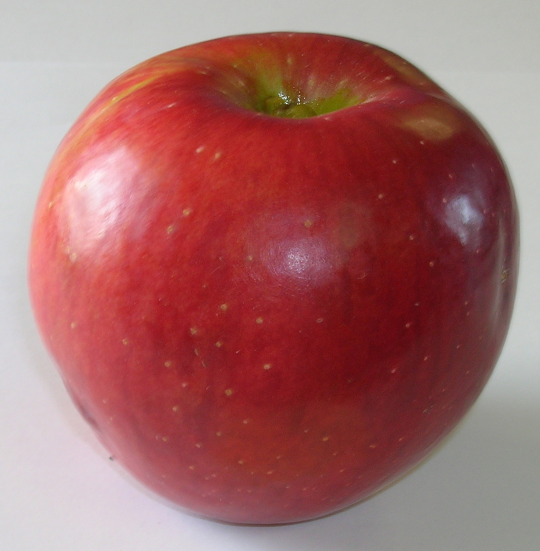
#> input picture tutors/images/apple.jpg, 1080 x 1102 px, found by its file name (shown at 1/2 size)
$ jupyter execute edges_5.ipynb
#> lines starting #> are read from the running program, lines starting #| are printed output that depends on the picture
[cell 1]
import os

import numpy as np
import cv2
import matplotlib.pyplot as plt

[cell 2]
apple = cv2.imread(os.path.join('images','apple.jpg'))
#> apple is the input picture: shape (1102, 1080, 3); mean B, G, R 105, 105.3, 163.8
orange = cv2.imread(os.path.join('images', 'orange.jfif'))
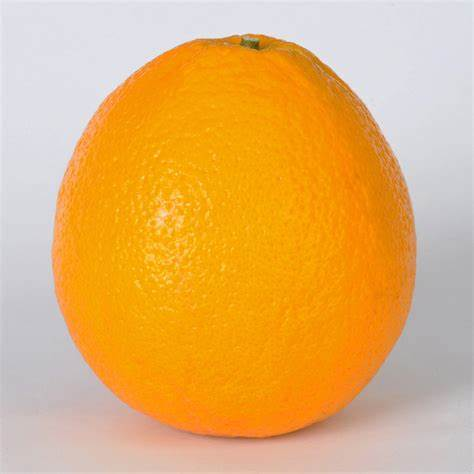
#> input picture tutors/images/orange.jfif, 474 x 474 px, found by its file name
#> orange is the input picture: shape (474, 474, 3); mean B, G, R 105, 176.8, 227.7
apple = cv2.cvtColor(apple, cv2.COLOR_BGR2RGB)
orange = cv2.cvtColor(orange, cv2.COLOR_BGR2RGB)

apple = cv2.resize(apple, (475, 475))
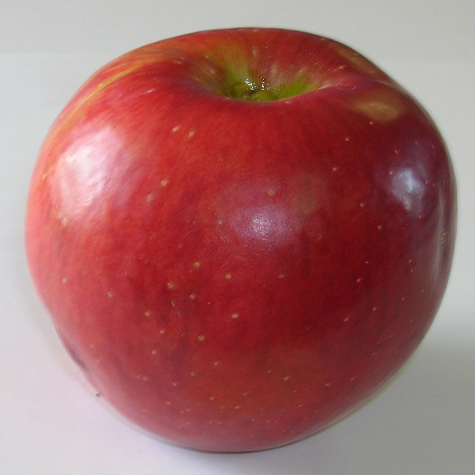
#> apple: shape (475, 475, 3); mean R, G, B 163.7, 105.2, 104.9
orange = cv2.resize(orange, (475, 475))
#> orange: shape (475, 475, 3)

[cell 3]
res = np.hstack([apple[:, :255], orange[:, 255:]])
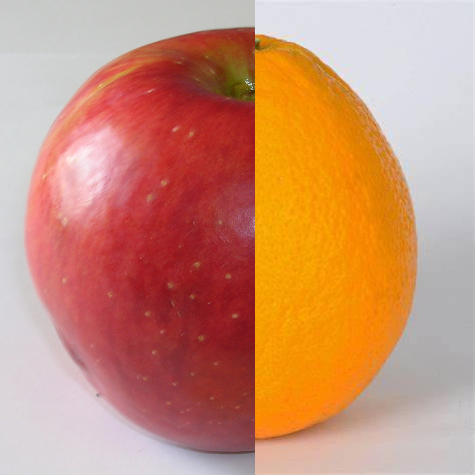
#> res: shape (475, 475, 3); mean R, G, B 203.7, 144.2, 115.1

apple_copy = apple.copy()
gp_apple = [apple_copy]

for i in range(6):
    apple_copy = cv2.pyrDown(apple_copy)
    gp_apple.append(apple_copy)
#> after the loop, gp_apple = 7 items

orange_copy = orange.copy()
gp_orange = [orange_copy]

for i in range(6):
    orange_copy = cv2.pyrDown(orange_copy)
    gp_orange.append(orange_copy)
#> this loop made 6 passes
#> pass 3, `orange_copy = cv2.pyrDown(orange_copy)`:
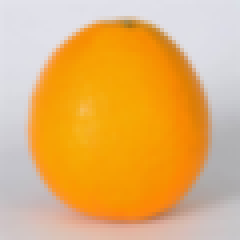
#> orange_copy: shape (60, 60, 3) (shown 4 times larger); mean R, G, B 227.3, 177.4, 107.1
#> after the loop, gp_orange = 7 items


apple_copy = gp_apple[5]
lp_apple = [apple_copy]

for i in range(5, 0, -1):
    gaussian_extended = cv2.pyrUp(gp_apple[i])
    base_gp_apple = gp_apple[i-1]
    if i == 3:
        base_gp_apple = cv2.resize(base_gp_apple, (120, 120))
    elif i == 1:
        base_gp_apple = cv2.resize(base_gp_apple, (476, 476))
    laplacian = cv2.subtract(base_gp_apple, gaussian_extended)
    plt.imshow(laplacian)
    lp_apple.append(laplacian)
#> this loop made 5 passes
#> pass 1, `gaussian_extended = cv2.pyrUp(gp_apple[i])`:
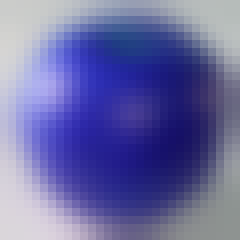
#> gaussian_extended: shape (30, 30, 3) (shown 8 times larger); mean of channels 0, 1, 2 164.3, 106.4, 106.2; drawn as B, G, R
#> after the loop:
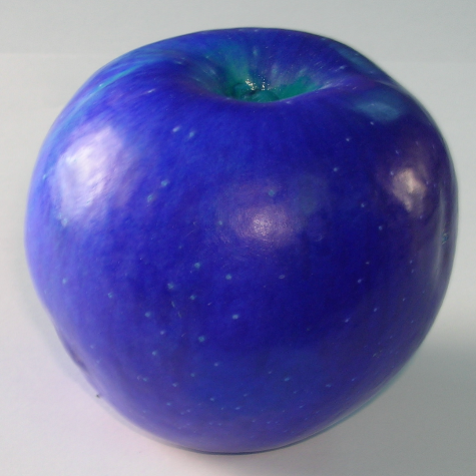
#> base_gp_apple: shape (476, 476, 3); mean of channels 0, 1, 2 163.6, 105.1, 104.8; drawn as B, G, R
#> after the loop, lp_apple = 6 items

orange_copy = gp_orange[5]
lp_orange = [orange_copy]

for i in range(5, 0, -1):
    gaussian_extended = cv2.pyrUp(gp_orange[i])
    base_gp_orange = gp_orange[i-1]
    if i == 3:
        base_gp_orange = cv2.resize(base_gp_orange, (120, 120))
    elif i == 1:
        base_gp_orange = cv2.resize(base_gp_orange, (476, 476))
    laplacian = cv2.subtract(base_gp_orange, gaussian_extended)
    plt.imshow(laplacian)
    lp_orange.append(laplacian)
#> this loop made 5 passes
#> pass 1, `gaussian_extended = cv2.pyrUp(gp_orange[i])`:
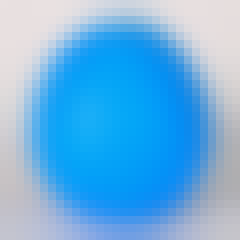
#> gaussian_extended: shape (30, 30, 3) (shown 8 times larger); mean of channels 0, 1, 2 227.6, 177.6, 107.1; drawn as B, G, R
#> pass 1, `laplacian = cv2.subtract(base_gp_orange, gaussian_extended)`:
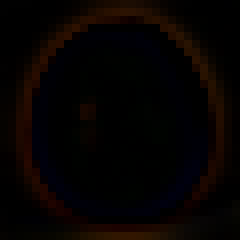
#> laplacian: shape (30, 30, 3) (shown 8 times larger); mean of channels 0, 1, 2 1.4, 2.5, 6.5; drawn as B, G, R
#> after the loop:
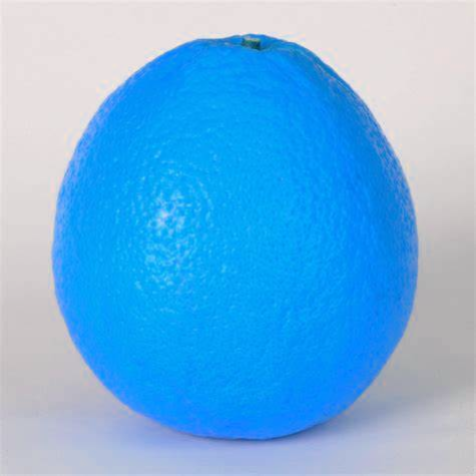
#> base_gp_orange: shape (476, 476, 3); mean of channels 0, 1, 2 227.5, 176.7, 104.8; drawn as B, G, R
#> after the loop, lp_orange = 6 items


apple_orange = []

for apple_lap, orange_lap in zip(lp_apple, lp_orange):
    pass
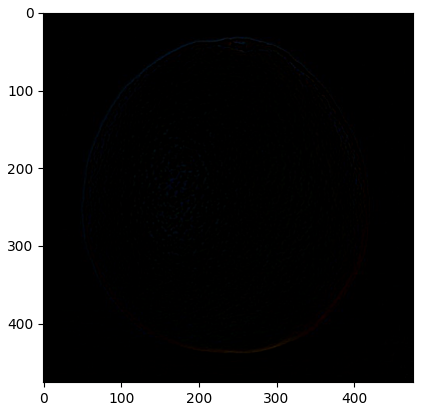
#> figure drawn by matplotlib, 1 panel
